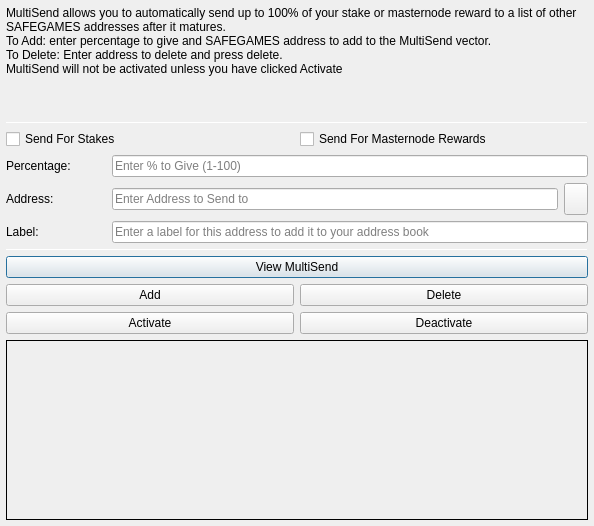
<?xml version="1.0" encoding="UTF-8"?>
<ui version="4.0">
 <class>MultiSendDialog</class>
 <widget class="QDialog" name="MultiSendDialog">
  <property name="windowModality">
   <enum>Qt::NonModal</enum>
  </property>
  <property name="geometry">
   <rect>
    <x>0</x>
    <y>0</y>
    <width>594</width>
    <height>526</height>
   </rect>
  </property>
  <property name="windowTitle">
   <string>MultiSend</string>
  </property>
  <layout class="QVBoxLayout" name="verticalLayout" stretch="0">
   <property name="leftMargin">
    <number>6</number>
   </property>
   <property name="topMargin">
    <number>6</number>
   </property>
   <property name="rightMargin">
    <number>6</number>
   </property>
   <property name="bottomMargin">
    <number>6</number>
   </property>
   <item>
    <layout class="QVBoxLayout" name="verticalLayout_Main" stretch="1,1,1,0,1,1,1">
     <item>
      <widget class="QLabel" name="label_2">
       <property name="lineWidth">
        <number>1</number>
       </property>
       <property name="text">
        <string>MultiSend allows you to automatically send up to 100% of your stake or masternode reward to a list of other SAFEGAMES addresses after it matures.
To Add: enter percentage to give and SAFEGAMES address to add to the MultiSend vector.
To Delete: Enter address to delete and press delete.
MultiSend will not be activated unless you have clicked Activate</string>
       </property>
       <property name="alignment">
        <set>Qt::AlignLeading|Qt::AlignLeft|Qt::AlignTop</set>
       </property>
       <property name="wordWrap">
        <bool>true</bool>
       </property>
      </widget>
     </item>
     <item>
      <widget class="Line" name="line">
       <property name="minimumSize">
        <size>
         <width>0</width>
         <height>1</height>
        </size>
       </property>
       <property name="maximumSize">
        <size>
         <width>16777215</width>
         <height>1</height>
        </size>
       </property>
       <property name="orientation">
        <enum>Qt::Horizontal</enum>
       </property>
      </widget>
     </item>
     <item>
      <layout class="QVBoxLayout" name="verticalLayout_Settings">
       <item>
        <layout class="QHBoxLayout" name="horizontalLayout">
         <item>
          <widget class="QCheckBox" name="multiSendStakeCheckBox">
           <property name="text">
            <string>Send For Stakes</string>
           </property>
          </widget>
         </item>
         <item>
          <widget class="QCheckBox" name="multiSendMasternodeCheckBox">
           <property name="text">
            <string>Send For Masternode Rewards</string>
           </property>
          </widget>
         </item>
        </layout>
       </item>
       <item>
        <layout class="QHBoxLayout" name="horizontalLayout_6">
         <item>
          <widget class="QLabel" name="label">
           <property name="minimumSize">
            <size>
             <width>100</width>
             <height>0</height>
            </size>
           </property>
           <property name="toolTip">
            <string>Percentage of stake to send</string>
           </property>
           <property name="text">
            <string>Percentage:</string>
           </property>
          </widget>
         </item>
         <item>
          <widget class="QLineEdit" name="multiSendPercentEdit">
           <property name="toolTip">
            <string>Enter whole numbers 1 - 100</string>
           </property>
           <property name="placeholderText">
            <string>Enter % to Give (1-100)</string>
           </property>
          </widget>
         </item>
        </layout>
       </item>
       <item>
        <layout class="QHBoxLayout" name="horizontalLayout_7">
         <item>
          <widget class="QLabel" name="label_5">
           <property name="minimumSize">
            <size>
             <width>100</width>
             <height>0</height>
            </size>
           </property>
           <property name="toolTip">
            <string>Address to send portion of stake to</string>
           </property>
           <property name="text">
            <string>Address:</string>
           </property>
          </widget>
         </item>
         <item>
          <widget class="QLineEdit" name="multiSendAddressEdit">
           <property name="toolTip">
            <string/>
           </property>
           <property name="placeholderText">
            <string>Enter Address to Send to</string>
           </property>
          </widget>
         </item>
         <item>
          <widget class="QToolButton" name="addressBookButton">
           <property name="maximumSize">
            <size>
             <width>16777215</width>
             <height>32</height>
            </size>
           </property>
           <property name="toolTip">
            <string>Choose an address from the address book</string>
           </property>
           <property name="text">
            <string/>
           </property>
           <property name="icon">
            <iconset resource="../safegames.qrc">
             <normaloff>:/icons/address-book</normaloff>:/icons/address-book</iconset>
           </property>
           <property name="shortcut">
            <string>Alt+A</string>
           </property>
          </widget>
         </item>
        </layout>
       </item>
      </layout>
     </item>
     <item>
      <layout class="QHBoxLayout" name="horizontalLayout_3">
       <item>
        <widget class="QLabel" name="label_3">
         <property name="minimumSize">
          <size>
           <width>100</width>
           <height>0</height>
          </size>
         </property>
         <property name="text">
          <string>Label:</string>
         </property>
        </widget>
       </item>
       <item>
        <widget class="QLineEdit" name="labelAddressLabelEdit">
         <property name="placeholderText">
          <string>Enter a label for this address to add it to your address book</string>
         </property>
        </widget>
       </item>
      </layout>
     </item>
     <item>
      <widget class="Line" name="line_2">
       <property name="minimumSize">
        <size>
         <width>0</width>
         <height>1</height>
        </size>
       </property>
       <property name="maximumSize">
        <size>
         <width>16777215</width>
         <height>1</height>
        </size>
       </property>
       <property name="orientation">
        <enum>Qt::Horizontal</enum>
       </property>
      </widget>
     </item>
     <item>
      <layout class="QVBoxLayout" name="verticalLayout_Buttons">
       <item>
        <layout class="QHBoxLayout" name="horizontalLayout_4">
         <item>
          <widget class="QPushButton" name="viewButton">
           <property name="toolTip">
            <string/>
           </property>
           <property name="statusTip">
            <string>View MultiSend Vector</string>
           </property>
           <property name="text">
            <string>View MultiSend</string>
           </property>
          </widget>
         </item>
        </layout>
       </item>
       <item>
        <layout class="QHBoxLayout" name="horizontalLayout_2">
         <item>
          <widget class="QPushButton" name="addButton">
           <property name="toolTip">
            <string/>
           </property>
           <property name="statusTip">
            <string>Add to MultiSend Vector</string>
           </property>
           <property name="text">
            <string>Add</string>
           </property>
          </widget>
         </item>
         <item>
          <widget class="QPushButton" name="deleteButton">
           <property name="toolTip">
            <string/>
           </property>
           <property name="statusTip">
            <string>Delete Address From MultiSend Vector</string>
           </property>
           <property name="text">
            <string>Delete</string>
           </property>
          </widget>
         </item>
        </layout>
       </item>
       <item>
        <layout class="QHBoxLayout" name="horizontalLayout_5">
         <item>
          <widget class="QPushButton" name="activateButton">
           <property name="statusTip">
            <string>Activate MultiSend</string>
           </property>
           <property name="text">
            <string>Activate</string>
           </property>
          </widget>
         </item>
         <item>
          <widget class="QPushButton" name="disableButton">
           <property name="statusTip">
            <string>Deactivate MultiSend</string>
           </property>
           <property name="text">
            <string>Deactivate</string>
           </property>
          </widget>
         </item>
        </layout>
       </item>
      </layout>
     </item>
     <item>
      <widget class="QLabel" name="message">
       <property name="minimumSize">
        <size>
         <width>0</width>
         <height>180</height>
        </size>
       </property>
       <property name="frameShape">
        <enum>QFrame::Panel</enum>
       </property>
       <property name="frameShadow">
        <enum>QFrame::Plain</enum>
       </property>
       <property name="lineWidth">
        <number>1</number>
       </property>
       <property name="midLineWidth">
        <number>1</number>
       </property>
       <property name="text">
        <string/>
       </property>
       <property name="alignment">
        <set>Qt::AlignLeading|Qt::AlignLeft|Qt::AlignTop</set>
       </property>
       <property name="wordWrap">
        <bool>true</bool>
       </property>
      </widget>
     </item>
    </layout>
   </item>
  </layout>
 </widget>
 <resources>
  <include location="../safegames.qrc"/>
 </resources>
 <connections/>
</ui>
